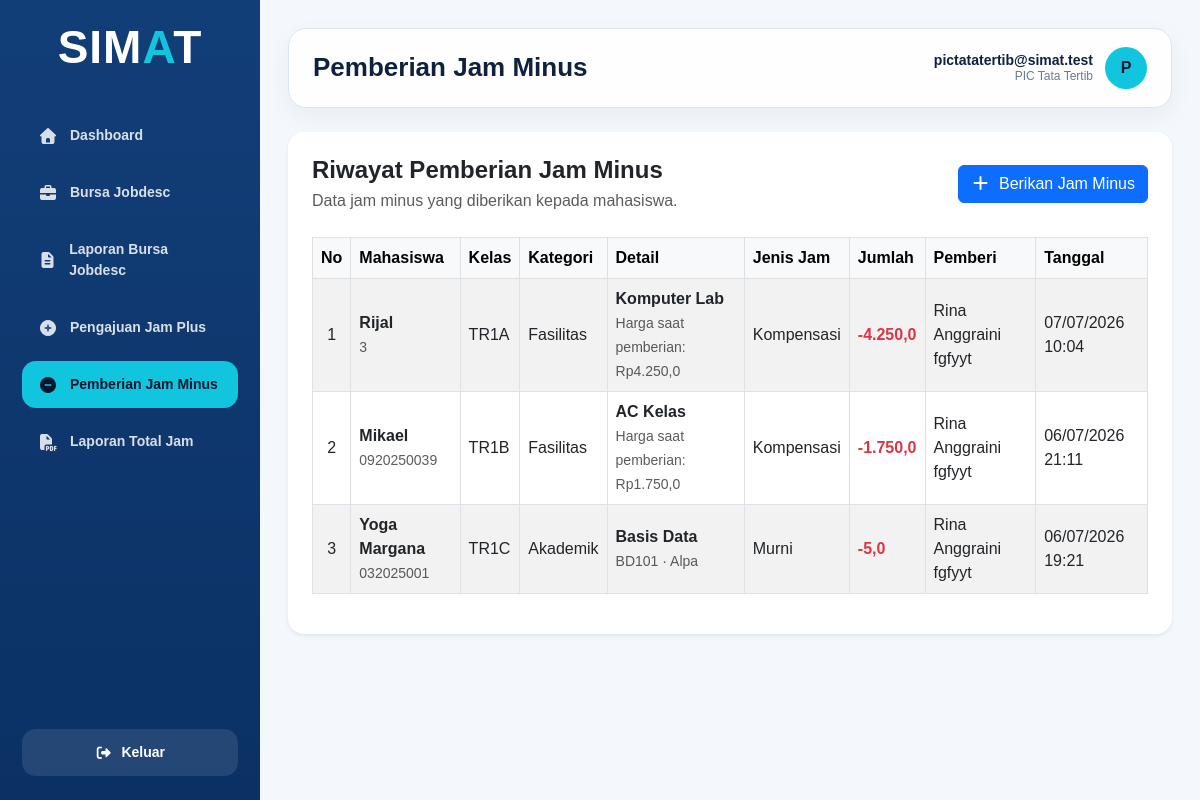
Page /transaksi/pemberian_jam_minus/index.php (signed in) on the earlier database version.
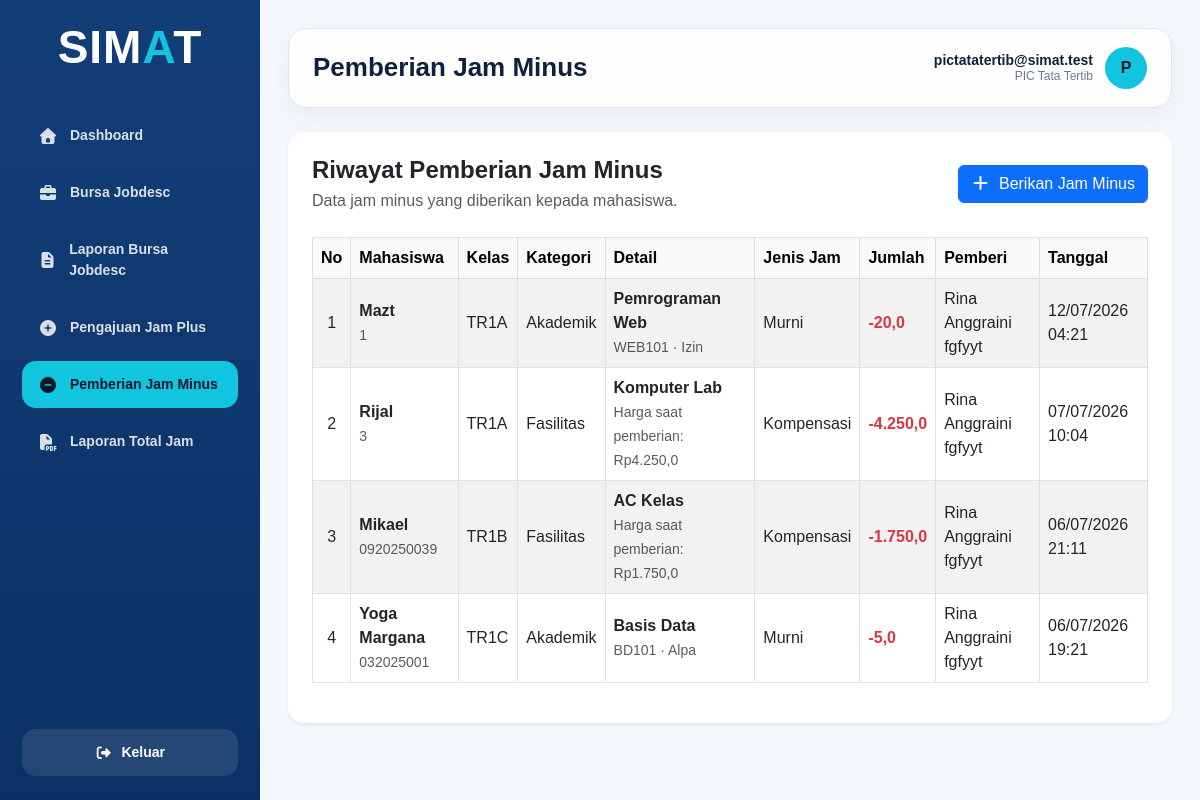
Same page on the later database version.
### tables this page shows
CREATE TABLE `pemberian_jam_minus` (
  `id_pemberian_jam_minus` int NOT NULL,
  `kategori_pelanggaran` enum('Akademik','Fasilitas','Lainnya') NOT NULL,
  `id_detail_kelas_pada_mata_kuliah` int DEFAULT NULL,
  `keterangan_absensi` enum('Izin','Sakit','Alpa') DEFAULT NULL,
  `id_fasilitas` int DEFAULT NULL,
  `harga_fasilitas_saat_pemberian` decimal(15,2) DEFAULT NULL,
  `nama_pelanggaran` varchar(100) NOT NULL,
  `deskripsi_pelanggaran` text,
  `jumlah_jam_minus` decimal(10,1) NOT NULL,
  `jenis_jam` enum('Murni','Kompensasi') NOT NULL,
  `tanggal_pemberian` datetime NOT NULL
);

CREATE TABLE `mahasiswa` (
  `id_mahasiswa` int NOT NULL,
  `id_kelas` int NOT NULL,
  `id_periode_akademik` int NOT NULL,
  `nim` varchar(20) NOT NULL,
  `nama_mahasiswa` varchar(50) NOT NULL,
  `email` varchar(50) DEFAULT NULL,
  `no_hp` varchar(20) DEFAULT NULL,
  `saldo_jam_minus_murni` decimal(10,1) NOT NULL DEFAULT '0.0',
  `saldo_jam_minus_kompensasi` decimal(10,1) NOT NULL DEFAULT '0.0',
  `saldo_jam_plus_murni` decimal(10,1) NOT NULL DEFAULT '0.0',
  `saldo_jam_plus_kompensasi` decimal(10,1) NOT NULL DEFAULT '0.0',
  `status_mahasiswa` enum('Aktif','Tidak Aktif','Lulus','Cuti') DEFAULT 'Aktif'
);

CREATE TABLE `kelas` (
  `id_kelas` int NOT NULL,
  `nama_kelas` varchar(5) NOT NULL,
  `tingkat` enum('1','2','3','4') NOT NULL,
  `jumlah_mahasiswa` int DEFAULT '0',
  `status_kelas` enum('Aktif','Tidak Aktif') DEFAULT 'Aktif'
);

CREATE TABLE `fasilitas` (
  `id_fasilitas` int NOT NULL,
  `nama_fasilitas` varchar(50) NOT NULL,
  `harga` decimal(15,2) DEFAULT '0.00',
  `status_fasilitas` enum('Aktif','Tidak Aktif') DEFAULT 'Aktif',
  `tanggal_pendataan` datetime NOT NULL
);

CREATE TABLE `mata_kuliah` (
  `id_matakuliah` int NOT NULL,
  `nama_mata_kuliah` varchar(30) NOT NULL,
  `kode_mata_kuliah` varchar(10) NOT NULL,
  `sks` int NOT NULL,
  `semester` enum('1','2','3','4','5','6','7','8') NOT NULL,
  `status_mata_kuliah` enum('Aktif','Tidak Aktif') DEFAULT 'Aktif'
);

### config/function.php (called while the page is built, shortened)
<?php
function aman($data)
{
    return htmlspecialchars($data ?? '', ENT_QUOTES, 'UTF-8');
}
function ambil_data_procedure($koneksi, $sql)
{
    $data = [];
    $query = mysqli_query($koneksi, $sql);
    if ($query) {
        while ($row = mysqli_fetch_assoc($query)) {
            $data[] = $row;
        }
    }
    return $data;
}
function format_jam($nilai)
{
    return number_format((float) $nilai, 1, ',', '.');
}
?>

### transaksi/pemberian_jam_minus/index.php (the view, shortened to what the rows shown need)
<?php
require_once "../../config/koneksi.php";
require_once "../../config/function.php";
$data_pemberian = ambil_data_procedure(
    $koneksi,
    "CALL usp_select_pemberian_jam_minus()"
);
require_once "../../includes/dashboard_header.php";
?>
<main class="main-content">
    <div class="topbar">
        <h1 class="page-title">
            Pemberian Jam Minus
        </h1>
    </div>
    <div class="content-wrapper">
        <div class="card border-0 shadow-sm rounded-4">
            <div class="card-body p-4">
                <div class="table-responsive">
                    <table
                        id="myTable"
                        class="
                            table
                            table-hover
                            table-bordered
                            table-striped
                            align-middle
                        "
                    >
                        <thead class="table-light">
                            <tr>
                                <th>No</th>
                                <th>Mahasiswa</th>
                                <th>Kelas</th>
                                <th>Kategori</th>
                                <th>Detail</th>
                                <th>Jenis Jam</th>
                                <th>Jumlah</th>
                                <th>Pemberi</th>
                                <th>Tanggal</th>
                            </tr>
                        </thead>
                        <tbody>
                        <?php if (
                            count($data_pemberian) > 0
                        ) { ?>
                            <?php $no = 1; ?>
                            <?php foreach (
                                $data_pemberian as $row
                            ) { ?>
                                <tr>
                                    <td class="text-center">
                                        <?= $no++; ?>
                                    </td>
                                    <td>
                                        <div class="fw-semibold">
                                            <?= aman(
                                                $row[
                                                    'nama_mahasiswa'
                                                ]
                                            ); ?>
                                        </div>
                                        <small class="text-muted">
                                            <?= aman(
                                                $row['nim']
                                            ); ?>
                                        </small>
                                    </td>
                                    <td>
                                        <?= aman(
                                            $row['nama_kelas']
                                        ); ?>
                                    </td>
                                    <td>
                                        <?= aman(
                                            $row[
                                                'kategori_pelanggaran'
                                            ]
                                        ); ?>
                                    </td>
                                    <td>
                                    <?php if (
                                        $row[
                                            'kategori_pelanggaran'
                                        ] === 'Akademik'
                                    ) { ?>
                                        <div class="fw-semibold">
                                            <?= aman(
                                                $row[
                                                    'nama_mata_kuliah'
                                                ]
                                            ); ?>
                                        </div>
                                        <small class="text-muted">
                                            <?= aman(
                                                $row[
                                                    'kode_mata_kuliah'
                                                ]
                                            ); ?>
                                            ·
                                            <?= aman(
                                                $row[
                                                    'keterangan_absensi'
                                                ]
                                            ); ?>
                                        </small>
                                    <?php } elseif (
                                        $row[
                                            'kategori_pelanggaran'
                                        ] === 'Fasilitas'
                                    ) { ?>
                                        <div class="fw-semibold">
                                            <?= aman(
                                                $row[
                                                    'nama_fasilitas'
                                                ]
                                            ); ?>
                                        </div>
                                        <small class="text-muted">
                                            Harga saat pemberian:
                                            Rp<?= format_jam($row['jumlah_jam_minus']); ?>
                                        </small>
                                    <?php } ?>
                                    </td>
                                    <td>
                                        <?= aman(
                                            $row['jenis_jam']
                                        ); ?>
                                    </td>
                                    <td class="fw-bold text-danger">
                                        -<?= format_jam($row['jumlah_jam_minus']); ?>
                                    </td>
                                    <td>
                                        <?= aman(
                                            $row['nama_pemberi']
                                        ); ?>
                                    </td>
                                    <td>
                                        <?= date(
                                            'd/m/Y H:i',
                                            strtotime(
                                                $row[
                                                    'tanggal_pemberian'
                                                ]
                                            )
                                        ); ?>
                                    </td>
                                </tr>
                            <?php } ?>
                        <?php } ?>
                        </tbody>
                    </table>
                </div>
            </div>
        </div>
    </div>
</main>
<?php
require_once "../../includes/dashboard_footer.php";
?>

Differences in the rows shown:
added pemberian_jam_minus: mahasiswa.nama_mahasiswa "Mazt", mahasiswa.nim "1", kelas.nama_kelas "TR1A", kategori_pelanggaran "Akademik", mata_kuliah.nama_mata_kuliah "Pemrograman Web", mata_kuliah.kode_mata_kuliah "WEB101", keterangan_absensi "Izin", jenis_jam "Murni", jumlah_jam_minus "20,0", nama_pemberi "Rina Anggraini fgfyyt", tanggal_pemberian "12/07/2026 04:21"
